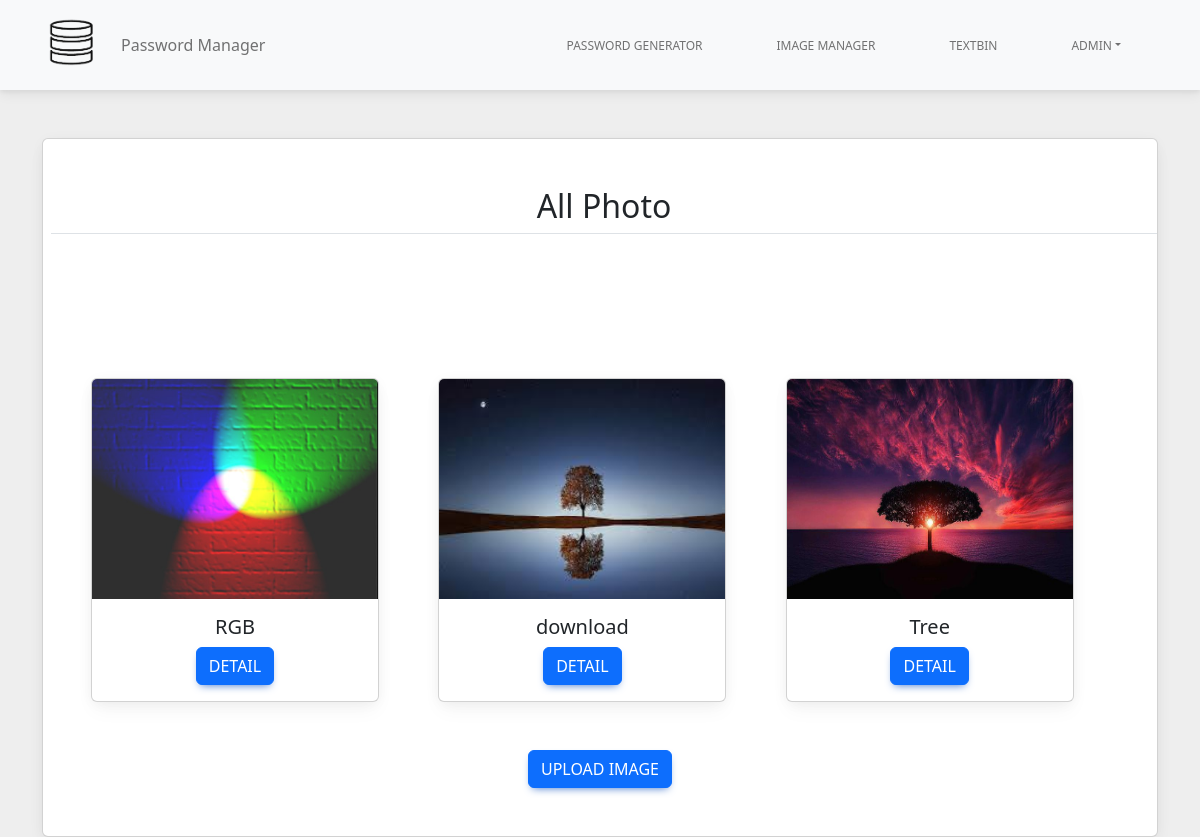
The page /image-manager (signed in) on the database its author committed.
### tables this page shows
CREATE TABLE "images" (
	"id"	INTEGER,
	"file_name"	TEXT,
	"posted_at"	TEXT,
	"users_id"	INTEGER,
	"image_name"	TEXT,
	PRIMARY KEY("id" AUTOINCREMENT)
);

### controller/image_manager.py (the view)
@image_manager.route("/image-manager", methods=["POST", "GET"])
def index():
    db = db_connection()
    cur = db.cursor()
    sql = "SELECT file_name, image_name, id FROM images WHERE users_id = %s" % (
        session["id"]
    )
    cur.execute(sql)
    images = cur.fetchall()
    complete_route = route + session["username"]
    session.pop("image_id", None)
    return render_template(
        TEMPLATE_ROUTE + "index.html",
        image=images,
        complete_route=complete_route,
        id=id,
    )

### db.py (called while the page is built)
def db_connection():
    db = getattr(g, '_database', None)
    if db is None:
        db = g._database = sqlite3.connect(DATABASE)
    return db

### templates/image-manager/index.html (shortened to what this page needs)
{% extends 'base.html' %}  {% block body %} {% include 'navbar.html' %}
<div class="container mt-5">
  <div class="card">
    <div id="title" class="text-center mt-5 border-bottom ms-2">
      <h2>All Photo</h2>
    </div>
    <div class="row p-5 mt-5">
      {% for item in image %}
      <div class="col-4">
        <div class="card mt-5" style="width: 18rem">
          <img
            src="{{complete_route}}{{item[0]}}"
            alt="adasd"
            class="card-img-top"
            height="220px"
            width="100px"
          />
          <div class="card-body text-center">
            <h5 class="card-title">{{item[1]}}</h5>
            <a
              href="{{url_for('image_manager.detail', image_id=item[2], file_name=item[0])}}"
              class="btn btn-primary"
              >Detail</a
            >
          </div>
        </div>
      </div>
      {% endfor %}
    </div>
    <div class="row">
      <div class="col text-center mb-5">
        <a href="{{ url_for('image_manager.upload_image') }}" class="text-decoration-none">
          <button class="btn btn-primary">UPLOAD IMAGE</button></a
        >
      </div>
    </div>
  </div>
</div>
{% endblock %}

### rows shown on the page
images: shows a picture, image_name "RGB"
images: shows a picture, image_name "download"
images: shows a picture, image_name "Tree"

### other values the page prints
{{ session.get('username') }} "ADMIN"
